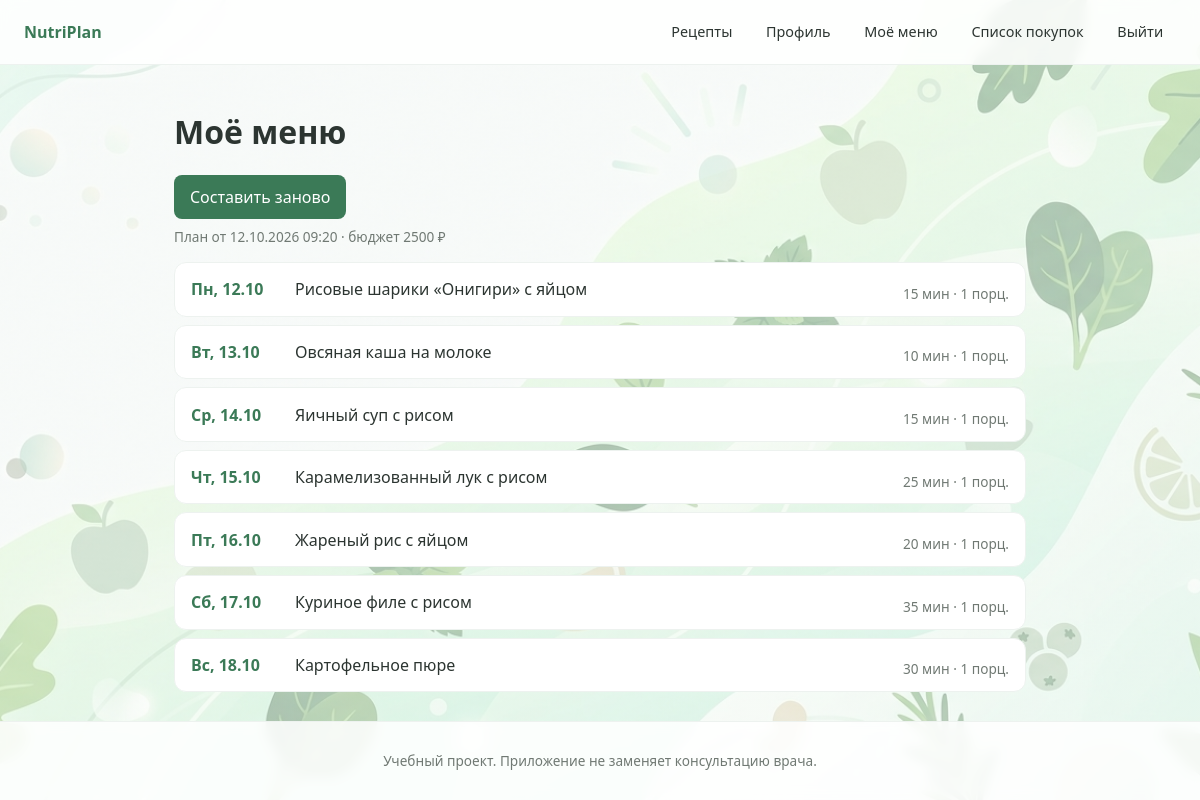
The page /plan/ (signed in) on the database its author committed.
### planner/models.py (models this page shows, shortened)
class MealPlan(models.Model):
    user = models.ForeignKey(
        settings.AUTH_USER_MODEL,
        on_delete=models.CASCADE,
        related_name='meal_plans',
    )
    start_date = models.DateField('Дата начала')
    budget_limit = models.DecimalField('Лимит бюджета, ₽', max_digits=8, decimal_places=2)
    created_at = models.DateTimeField('Создано', auto_now_add=True)
    class Meta:
        ordering = ['-created_at']
        verbose_name = 'План питания'
        verbose_name_plural = 'Планы питания'

class PlannedMeal(models.Model):
    BREAKFAST, LUNCH, DINNER = 'breakfast', 'lunch', 'dinner'
    MEAL_TYPE_CHOICES = [
        (BREAKFAST, 'Завтрак'),
        (LUNCH, 'Обед'),
        (DINNER, 'Ужин'),
    ]
    meal_plan = models.ForeignKey(MealPlan, on_delete=models.CASCADE, related_name='meals')
    recipe = models.ForeignKey(Recipe, on_delete=models.PROTECT, related_name='planned_meals')
    date = models.DateField('Дата')
    meal_type = models.CharField('Приём пищи', max_length=10, choices=MEAL_TYPE_CHOICES, default=DINNER)
    servings = models.PositiveSmallIntegerField('Порций', validators=[MinValueValidator(1)])
    class Meta:
        ordering = ['date']
        verbose_name = 'Блюдо в плане'
        verbose_name_plural = 'Блюда в плане'
        constraints = [
            models.UniqueConstraint(
                fields=['meal_plan', 'date', 'meal_type'],
                name='unique_meal_per_slot',
            ),
        ]

### recipes/models.py (models this page shows, shortened)
class Recipe(models.Model):
    title = models.CharField('Название', max_length=200)
    description = models.TextField('Описание', blank=True)
    instructions = models.TextField('Инструкция')
    prep_time = models.PositiveSmallIntegerField('Время приготовления, мин')
    servings = models.PositiveSmallIntegerField(
        'Порций в рецепте',
        default=1,
        validators=[MinValueValidator(1)],
    )
    ingredients = models.ManyToManyField(
        Ingredient,
        through='RecipeIngredient',
        related_name='recipes',
    )
    class Meta:
        ordering = ['title']
        verbose_name = 'Рецепт'
        verbose_name_plural = 'Рецепты'

### planner/views.py (the view)
# urls.py: path('plan/', views.plan_detail, name='plan'),
@login_required
def plan_detail(request):
    plan = (
        MealPlan.objects.filter(user=request.user)
        .prefetch_related('meals__recipe')
        .first()
    )
    return render(request, 'planner/plan.html', {'plan': plan})

### templates/planner/plan.html (shortened to what this page needs)
{% extends 'base.html' %}
{% block content %}
<h1>Моё меню</h1>
<form method="post" action="{% url 'planner:plan_create' %}">
    <button class="btn" type="submit">{% if plan %}Составить заново{% else %}Составить меню{% endif %}</button>
</form>
{% if plan %}
<p class="meta">План от {{ plan.created_at|date:"d.m.Y H:i" }} · бюджет {{ plan.budget_limit|floatformat:"-2" }} ₽</p>
<ul class="meal-list">
    {% for meal in plan.meals.all %}
    <li class="meal">
        <span class="meal-date">{{ meal.date|date:"D, d.m" }}</span>
        <a href="{% url 'recipes:detail' meal.recipe.pk %}">{{ meal.recipe.title }}</a>
        <span class="meta">{{ meal.recipe.prep_time }} мин · {{ meal.servings }} порц.</span>
    </li>
    {% endfor %}
</ul>
{% else %}
<p>У вас пока нет меню. Нажмите «Составить меню».</p>
{% endif %}
{% endblock %}

### static/css/style.css (style rules this page uses)
:root { --primary: #3b7a57; --primary-soft: #eef4f0; --surface: #fff; --border: #edf2ef; --text: #2c3531; --muted: #707973; --radius: 12px; }
*, *::before, *::after { box-sizing: border-box; }
body { margin: 0; min-height: 100vh; display: flex; flex-direction: column; font-family: system-ui, sans-serif; color: var(--text); }
body::before { content: ""; position: fixed; inset: 0; z-index: -1; background: linear-gradient(rgba(249, 251, 249, 0.55), rgba(249, 251, 249, 0.55)), url("../img/background.jpg") center / cover no-repeat; }
.btn { padding: 0.7rem 1rem; border: 0; border-radius: 8px; background: var(--primary); color: #fff; font: inherit; font-weight: 500; cursor: pointer; }
.meta { margin: 0.5rem 0 0; font-size: 0.85rem; color: var(--muted); }
.meal-list { display: flex; flex-direction: column; gap: 0.5rem; margin: 1rem 0 0; padding: 0; list-style: none; }
.meal { display: flex; flex-wrap: wrap; align-items: center; gap: 0.25rem 1rem; padding: 0.8rem 1rem; background: #fff; border: 1px solid var(--border); border-radius: var(--radius); }
.meal-date { min-width: 5.5rem; font-weight: 600; color: var(--primary); }
.meal a { flex: 1 1 200px; color: inherit; text-decoration: none; }

### rows shown on the page
MealPlan: created_at "12.10.2026 09:20", budget_limit "2500"
PlannedMeal: date "Пн, 12.10", recipe "Рисовые шарики «Онигири» с яйцом", recipe.prep_time "15", servings "1"
PlannedMeal: date "Вт, 13.10", recipe "Овсяная каша на молоке", recipe.prep_time "10", servings "1"
PlannedMeal: date "Ср, 14.10", recipe "Яичный суп с рисом", recipe.prep_time "15", servings "1"
PlannedMeal: date "Чт, 15.10", recipe "Карамелизованный лук с рисом", recipe.prep_time "25", servings "1"
PlannedMeal: date "Пт, 16.10", recipe "Жареный рис с яйцом", recipe.prep_time "20", servings "1"
PlannedMeal: date "Сб, 17.10", recipe "Куриное филе с рисом", recipe.prep_time "35", servings "1"
PlannedMeal: date "Вс, 18.10", recipe "Картофельное пюре", recipe.prep_time "30", servings "1"
